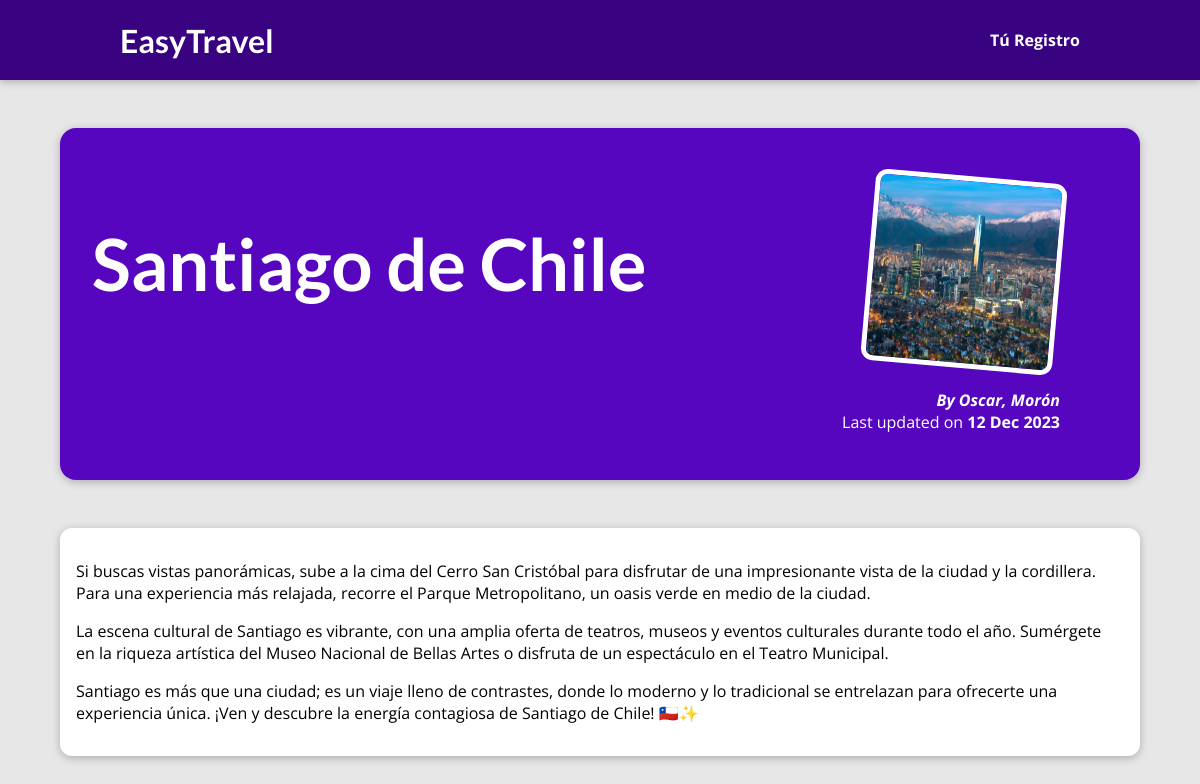
Screenshot of /posts/santiago-de-chile with the database file from the repository.
### blog/models.py (models this page shows)
class Post(models.Model):
    title = models.CharField(max_length=150)
    excerpt = models.CharField(max_length=200)
    image_name = models.CharField(max_length=100)
    date = models.DateField(auto_now=True)
    slug = models.SlugField(unique=True, db_index=True)
    content = models.TextField(validators=[MinLengthValidator(10)])
    author = models.ForeignKey(
        Author, on_delete=models.SET_NULL, null=True, related_name="posts"
    )
    tags = models.ManyToManyField(Tag)

class Author(models.Model):
    first_name = models.CharField(max_length=100)
    last_name = models.CharField(max_length=100)
    email_address = models.EmailField()
    def __str__(self):
        return f"{self.first_name}, {self.last_name}"

### blog/views.py (the view)
# urls.py: path("posts/<slug:slug>", views.post_detail, name="post-detail-page"),
def post_detail(request, slug):
    identified_post = get_object_or_404(Post, slug=slug)
    return render(request, "blog/post-detail.html", {"post": identified_post})

### blog/templates/blog/post-detail.html (shortened to what this page needs)
{% extends "base.html" %}
{% load static %}
{% block css_files %}
    <link rel="stylesheet" href="{% static "blog/post-detail.css" %} "/>
{% endblock  %}
{% block content %}
    <section id="summary">
        <h2>{{post.title}}</h2>
        <article>
            <img src="{% static "blog/images/"|add:post.image_name %}" alt="{{post.title}}"/>
            <address> By {{post.author}}</address>
            <div>
                Last updated on <time>{{post.date|date:"d M Y"}}</time>
            </div>
        </article>
    </section>
    <main>
       {{post.content|linebreaks}}
    </main>
{% endblock  %}

### static/app.css (style rules this page uses)
* { box-sizing: border-box; }
html { font-family: 'Open Sans', 'Lato', sans-serif; }
body { margin: 0; }
h1, h2, h3 { font-family: 'Lato', sans-serif; font-weight: bold; }

### blog/static/blog/post-detail.css (style rules this page uses)
body { background-color: #e7e7e7; }
#summary { margin: 8rem auto 3rem auto; padding: 2rem; width: 90%; max-width: 90rem; border-radius: 16px; background-color: #5706c0; position: relative; box-shadow: 0 2px 8px rgba(0, 0, 0, 0.25); height: 22rem; }
#summary h2 { color: white; font-size: 4.5rem; }
#summary article { position: absolute; top: 2rem; right: 3rem; padding: 1rem 2rem; border-radius: 12px; text-align: right; color: white; }
#summary article img { width: 12rem; height: 12rem; border-radius: 12px; transform: rotateZ(5deg); border: 5px solid white; margin-bottom: 1rem; }
#summary address { font-weight: bold; }
#summary time { font-weight: bold; }
main { width: 90%; max-width: 90rem; margin: 3rem auto; background-color: white; padding: 1rem; border-radius: 12px; box-shadow: 0 2px 8px rgba(0, 0, 0, 0.25); }

### rows the page displays
Post: title "Santiago de Chile", image_name (picture), author "Oscar, Morón", date "12 Dec 2023", content "Si buscas vistas panorámicas, sube a la cima del Cerro San Cristóbal para disfrutar de una impresionante vista de la ciudad y la cordillera. Para una experiencia más relajada, recorre el Parque Metropolitano, un oasis verde en medio de la ciudad. La escena cultural de Santiago es vibrante, con una amplia oferta de teatros, museos y eventos culturales durante todo el año. Sumérgete en la riqueza artística del Museo Nacional de Bellas Artes o disfruta de un espectáculo en el Teatro Municipal. Santiago es más que una ciudad; es un viaje lleno de contrastes, donde lo moderno y lo tradicional se entrelazan para ofrecerte una experiencia única. ¡Ven y descubre la energía contagiosa de Santiago de…"
